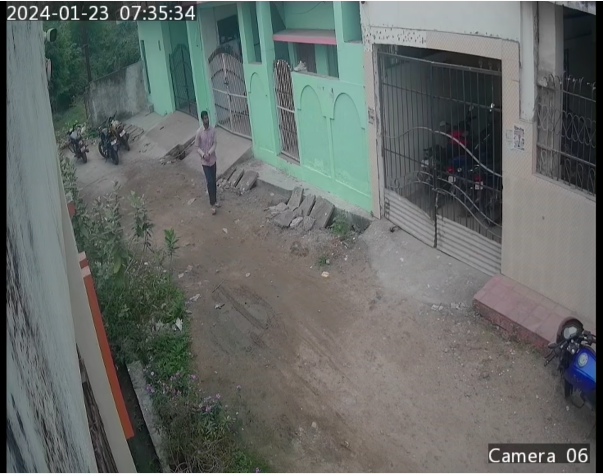
#> input picture Image Correction/input 1.png, 1205 x 948 px, given in place of the camera (shown at 1/2 size)
$ python knn_algo.py
#> lines starting #> are read from the running program, lines starting #| are printed output that depends on the picture; after the words box and inside, x2 and y2 are one past the last pixel; in counts of white or black regions, pixels touching at a corner belong together
import cv2
import numpy as np


# Create the KNN background subtractor
knn = cv2.createBackgroundSubtractorKNN()

# Open the video file
cap = cv2.VideoCapture(0, cv2.CAP_DSHOW)

# Loop over the frames of the video
while True:
    # Read the frame
    ret, frame = cap.read()
#> frame is the input picture: shape (948, 1205, 3); mean B, G, R 102.2, 105, 100.3

    # Check if the frame was read successfully
    if not ret:
        break

    frame = cv2.resize(frame, (800,800))
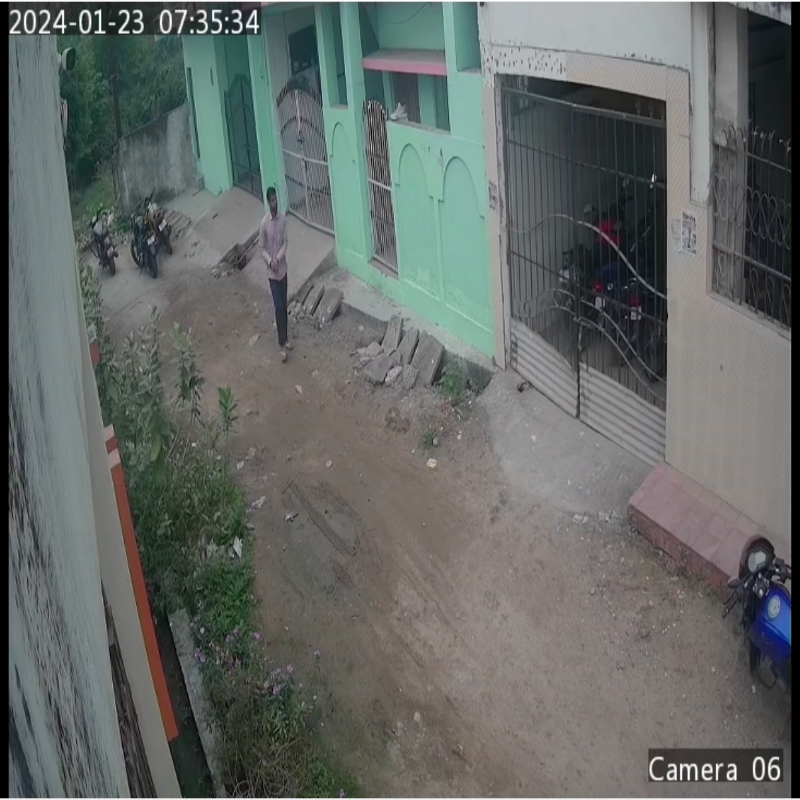
#> frame: shape (800, 800, 3); mean B, G, R 102.1, 104.9, 100.2

    # Apply the KNN background subtractor to the frame
    fgmask = knn.apply(frame)
#> fgmask: shape (800, 800); every value is 255

    kernal = np.ones((5,5), np.uint8)

    fgmask = cv2.erode(fgmask, kernal, iterations = 2)
    fgmask = cv2.dilate(fgmask, kernal, iterations=2)

    cv2.rectangle(frame, (10,2), (100,20), (255,255,255), -1)
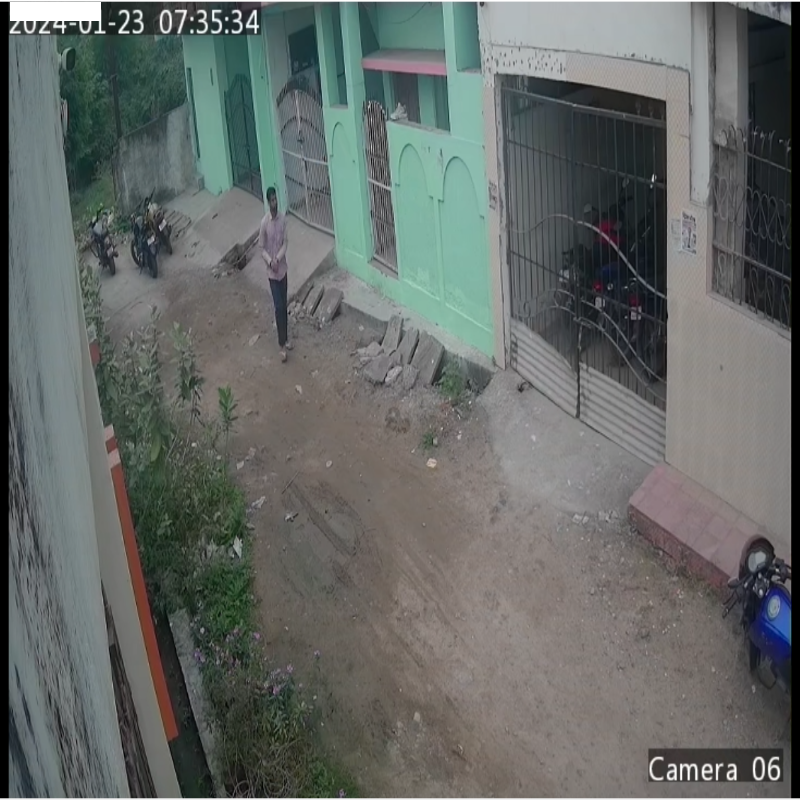
#> frame: shape (800, 800, 3); 0.27% of pixels changed, all inside (x1, y1, x2, y2) = (10, 2, 101, 21)
    cv2.putText(frame, str(cap.get(cv2.CAP_PROP_POS_FRAMES)), (15,15), cv2.FONT_HERSHEY_SIMPLEX, 0.5, (0,0,0))
#> frame: shape (800, 800, 3); 0.01% of pixels changed, all inside (x1, y1, x2, y2) = (17, 5, 40, 16)

    fgmask[np.abs(fgmask) < 250] = 0

    # Show the foreground mask
    cv2.imshow('Frame', frame)
    cv2.imshow('FG mask', fgmask)

    # Check if the user pressed the 'q' key
    if cv2.waitKey(1) == ord('q'):
#> (key q is pressed here)
        break

# Release the video file and destroy the windows
cap.release()
cv2.destroyAllWindows()
